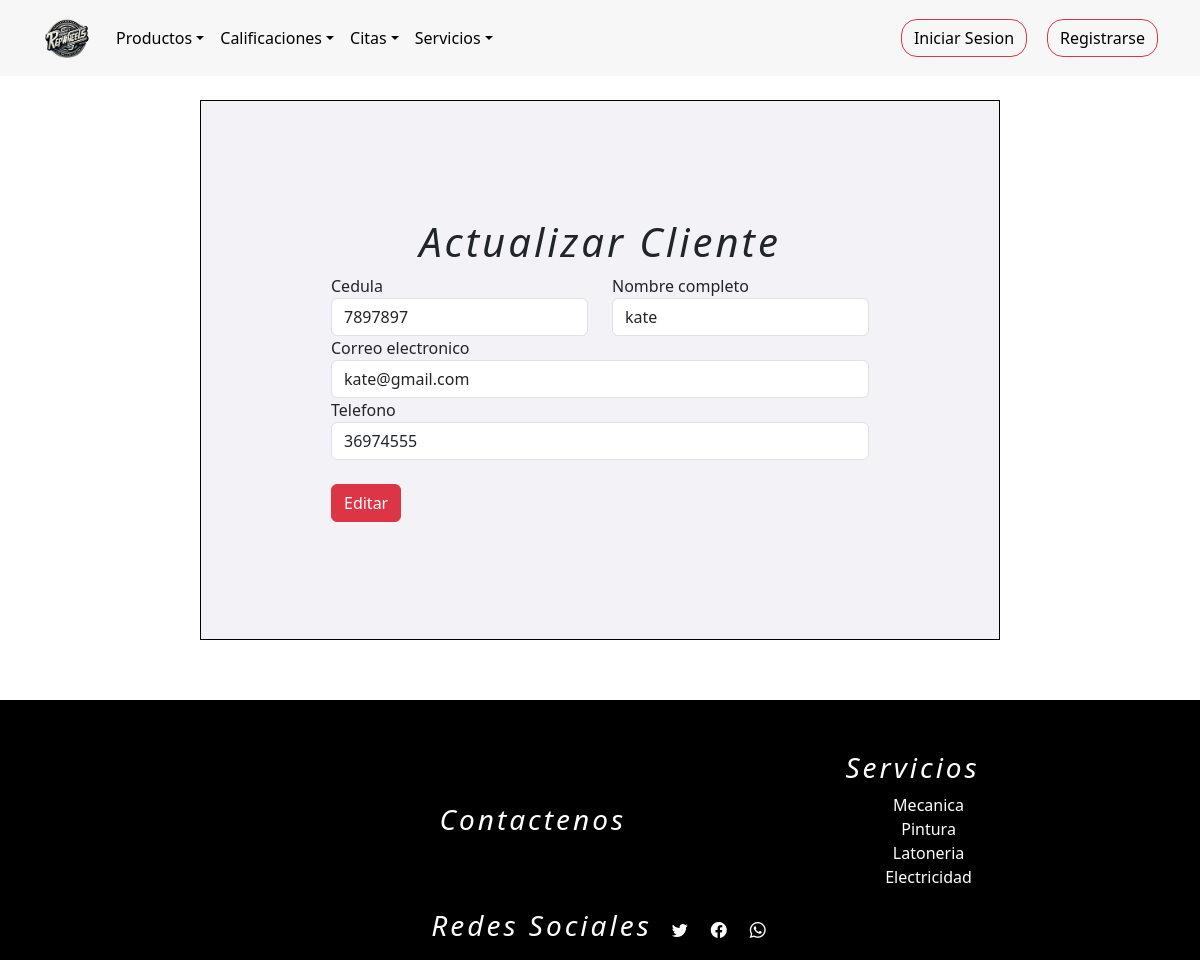
Page /clientesEditar/2 on the committed database.
### tienda/models.py (models this page shows, shortened)
class Usuarios(AbstractUser):
    username = None
    nombre = models.CharField(max_length=254)
    email = models.EmailField(max_length=254, unique=True,blank=False,null=True)
    password = models.CharField(max_length=254,blank=False,null=True)
    foto = models.ImageField(upload_to="media/", default="media/user.png")
    token_recuperar = models.CharField(max_length=254,blank=False,null=False,default=0)
    telefono=models.IntegerField(null=False,blank=True,default='0')
    cargo = models.CharField(max_length=254,null=False)
    direccion=models.CharField(max_length=254)
    cedula=models.IntegerField(blank=True,null=False,default='0')
    ROLES = (
        (1,"administrador"),
        (2,"proveedor"),
        (3,"empleado"),
        (4,"cliente"),
    )
    rol=models.IntegerField(choices=ROLES,default=4)
    n = models.IntegerField(blank=True,null=False,default=0)
    USERNAME_FIELD = "email"
    REQUIRED_FIELDS = ["nombre"]
    objects = CustomUserManager()

### tienda/views.py (the view)
# urls.py: path('clientesEditar/<int:id>',views.clientesEditar, name="clientesEditar"),
def clientesEditar(request,id):
    q = Usuarios.objects.get(pk = id)
    contexto = {"data" : q}
    return render(request,"tienda/clientes/editarCliente.html",contexto)

### tienda/templates/tienda/clientes/editarCliente.html (shortened to what this page needs)
{% extends 'tienda/base2.html' %}
{% load static %}
{% block contenedor %}
<main>
  <form class="form1" action="{% url 'clientesActualizar' %}" method="post" enctype="multipart/form-data">
    <h1>Actualizar Cliente</h1>
    <div class="form-row">
      <div class="row">
        <div class="col">
          <div class="form-group col-md-12">
            <label for="inputEmail4">Cedula</label>
            <input type="number" class="form-control" id="Cedula" name="cedula" placeholder="Cedula" value="{{ data.cedula }}">
          </div>
        </div><br>
        <div class="col">
          <div class="form-group col-md-12">
            <label for="inputPassword4">Nombre completo</label>
            <input type="Text" class="form-control" id="NombreC" name="nombre_completo" placeholder="Nombre completo" value="{{ data.nombre }}">
          </div>
        </div>
      </div>
      <div class="form-group col-md-12">
        <label for="inputAddress2">Correo electronico</label>
        <input type="text" class="form-control" id="inputAddress2" name="correo" value="{{ data.email }}"  placeholder="Correo">
      </div>
      <div class="form-group col-md-12">
        <label for="inputAddress2">Telefono</label>
        <input type="Text" class="form-control" id="inputAddress2" name="telefono" value="{{ data.telefono }}" placeholder="Telefono">
      </div>
      <br>
      <button type="submit" class="btn btn-danger"> Editar <br></button>
    </div>
  </form>
</main>
{% endblock %}

### tienda/static/tienda/css/registrarPr.css (style rules this page uses)
main { display: flex; justify-content: space-around; height: 100%; padding: 5%; }
.form1 { margin-top: 40px ; height: 540px; width: 800px; display: flex; flex-direction: column; justify-content: center; align-items: center; background-color: #f3f3f7; border: black 1px solid; }
footer h3,h1 { text-align: center; font-style: italic; letter-spacing: 3px; }

### rows in the picture
Usuarios: cedula "7897897", nombre_completo "kate", correo "kate@gmail.com", telefono "36974555"
